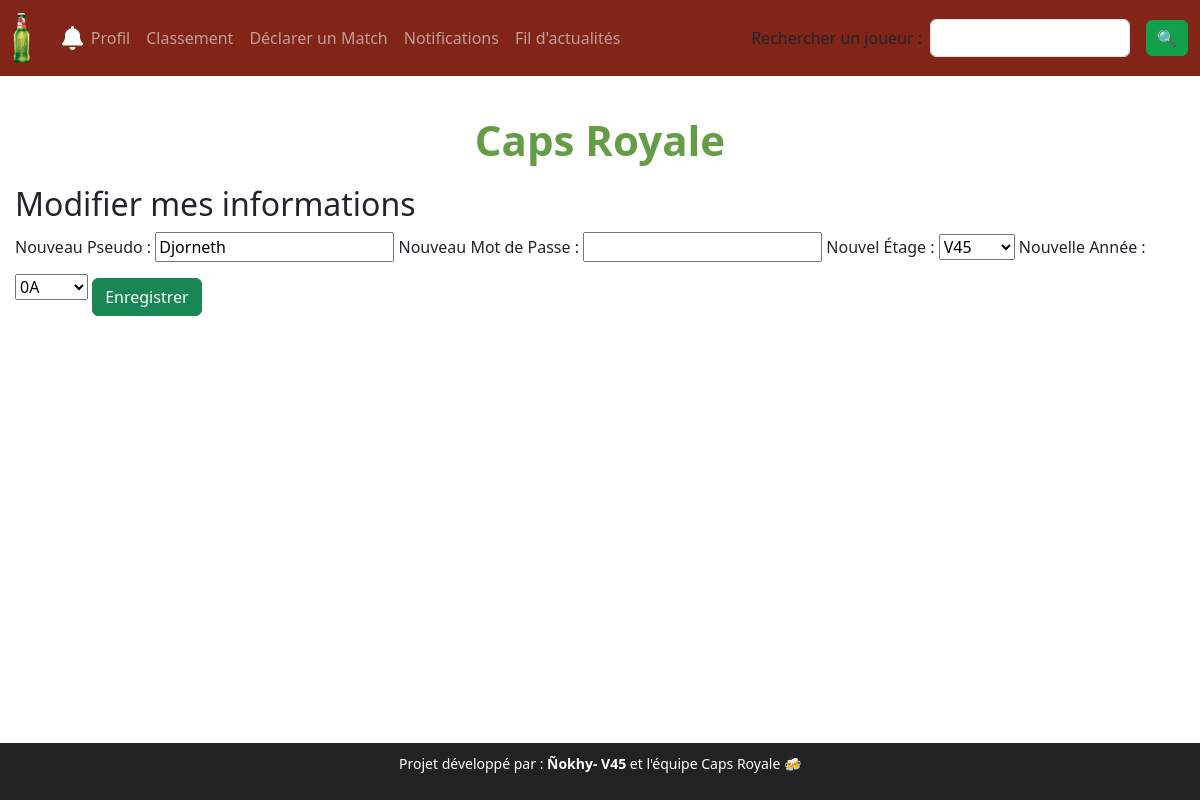
The page /edit_profile (signed in) on the database its author committed.
### models.py (models this page shows)
class User(db.Model):
    id = db.Column(db.Integer, primary_key=True)
    username = db.Column(db.String(80), unique=True, nullable=False)
    password = db.Column(db.String(500), nullable=False)
    floor = db.Column(db.String(10), nullable=False)
    year = db.Column(db.String(10), nullable=False)
    elo = db.Column(db.Integer, default=400)

### routes.py (the view, shortened to what this page needs)
    @app.route("/edit_profile", methods=["GET", "POST"])
    def edit_profile():
        if "user_id" not in session:
            return redirect("/login")  # 🔒 Redirige si non connecté
        user = User.query.get(session["user_id"])  # 🔍 Récupère l’utilisateur connecté
        return render_template("edit_profile.html", user=user)

### templates/edit_profile.html (shortened to what this page needs)
{% extends "base.html" %}
{% block content %}
<h2>Modifier mes informations</h2>
<form method="POST">
    <label for="username">Nouveau Pseudo :</label>
    <input type="text" name="username" value="{{ user.username }}">
    <label for="password">Nouveau Mot de Passe :</label>
    <input type="password" name="password">
    <label for="floor">Nouvel Étage :</label>
    <select name="floor">
        <option value="{{ user.floor }}">{{ user.floor }}</option>
    </select>
    <label for="year">Nouvelle Année :</label>
    <select name="year">
        <option value="{{ user.year }}">{{ user.year }}</option>
    </select>
    <button type="submit" class="btn btn-success mt-3">Enregistrer</button>
</form>
{% endblock %}

### static/styles.css (style rules this page uses)
body { font-size: 16px; padding-bottom: 80px; }
@media (min-width: 1024px) { .btn { width: auto; } }

### rows shown on the page
User: username "Djorneth", floor "V45", year "0A"
